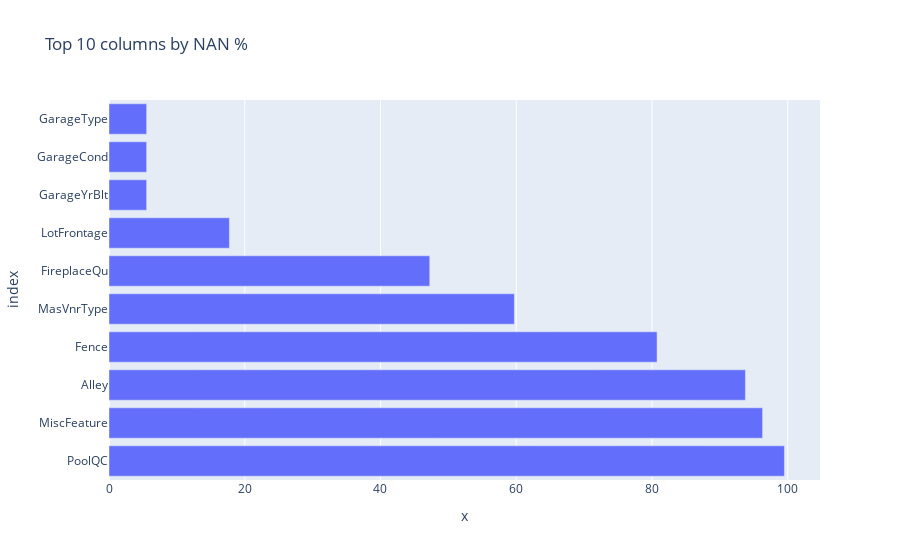

Source (notebook cell):
### Code cell
import plotly.express as px
fig = px.bar(top10, x=top10.values, y=top10.index, orientation='h',
             title='Top 10 columns by NAN %')
fig.show()

### Figure 1 — Plotly figure (JSON) as saved in the notebook; plotly's stock layout.template omitted (floating-point values rounded to 4 significant figures)
{"data": [{"alignmentgroup": "True", "hovertemplate": "x=%{x}<br>index=%{y}<extra></extra>", "legendgroup": "", "marker": {"color": "#636efa", "pattern": {"shape": ""}}, "name": "", "offsetgroup": "", "orientation": "h", "showlegend": false, "textposition": "auto", "type": "bar", "x": [99.52, 96.3, 93.77, 80.75, 59.73, 47.26, 17.74, 5.548, 5.548, 5.548], "xaxis": "x", "y": ["PoolQC", "MiscFeature", "Alley", "Fence", "MasVnrType", "FireplaceQu", "LotFrontage", "GarageYrBlt", "GarageCond", "GarageType"], "yaxis": "y"}], "layout": {"barmode": "relative", "legend": {"tracegroupgap": 0}, "title": {"text": "Top 10 columns by NAN %"}, "xaxis": {"anchor": "y", "domain": [0, 1], "title": {"text": "x"}}, "yaxis": {"anchor": "x", "domain": [0, 1], "title": {"text": "index"}}}}
